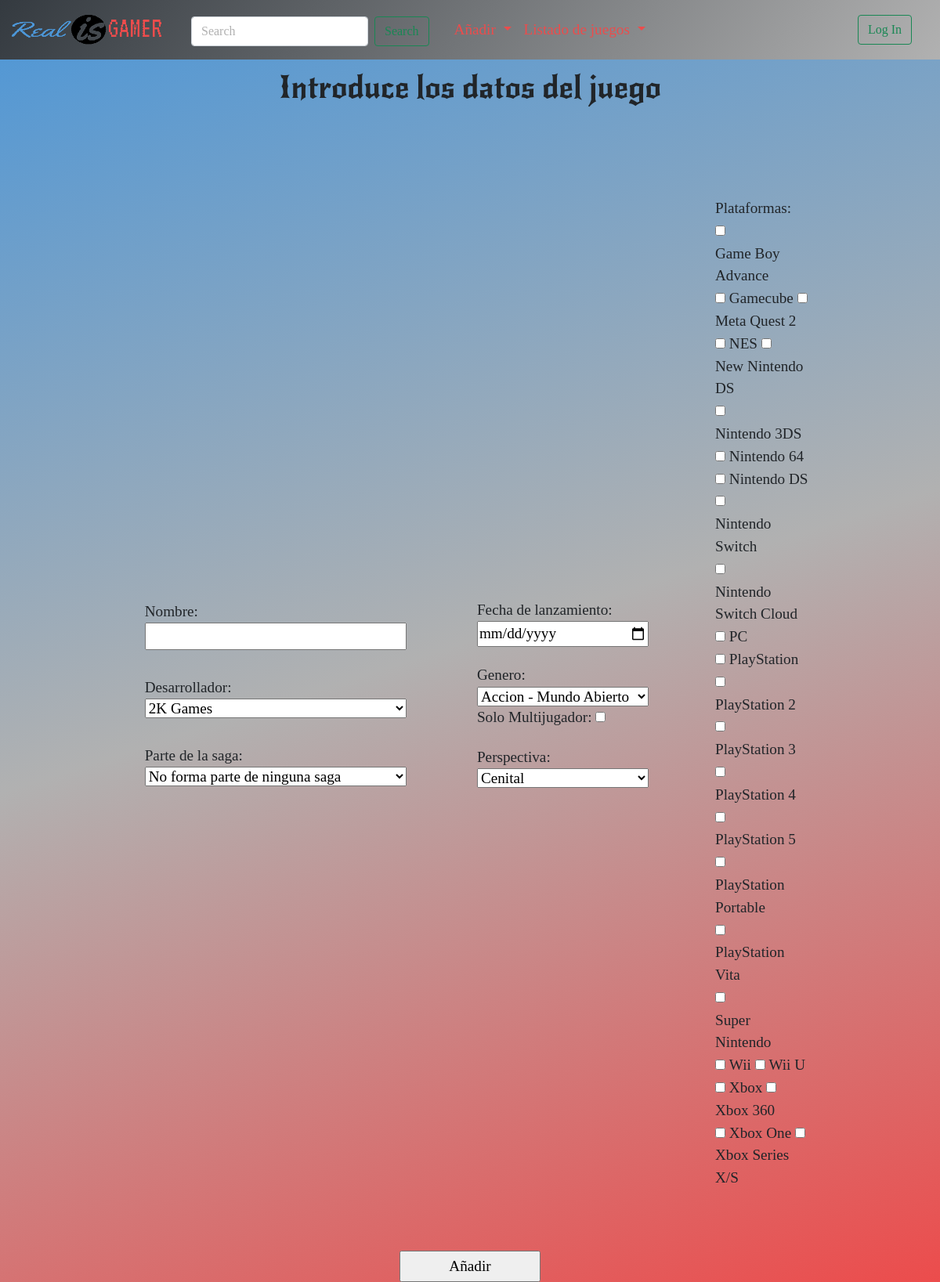
Before: /insertJuegoAdm.php with the older database file.
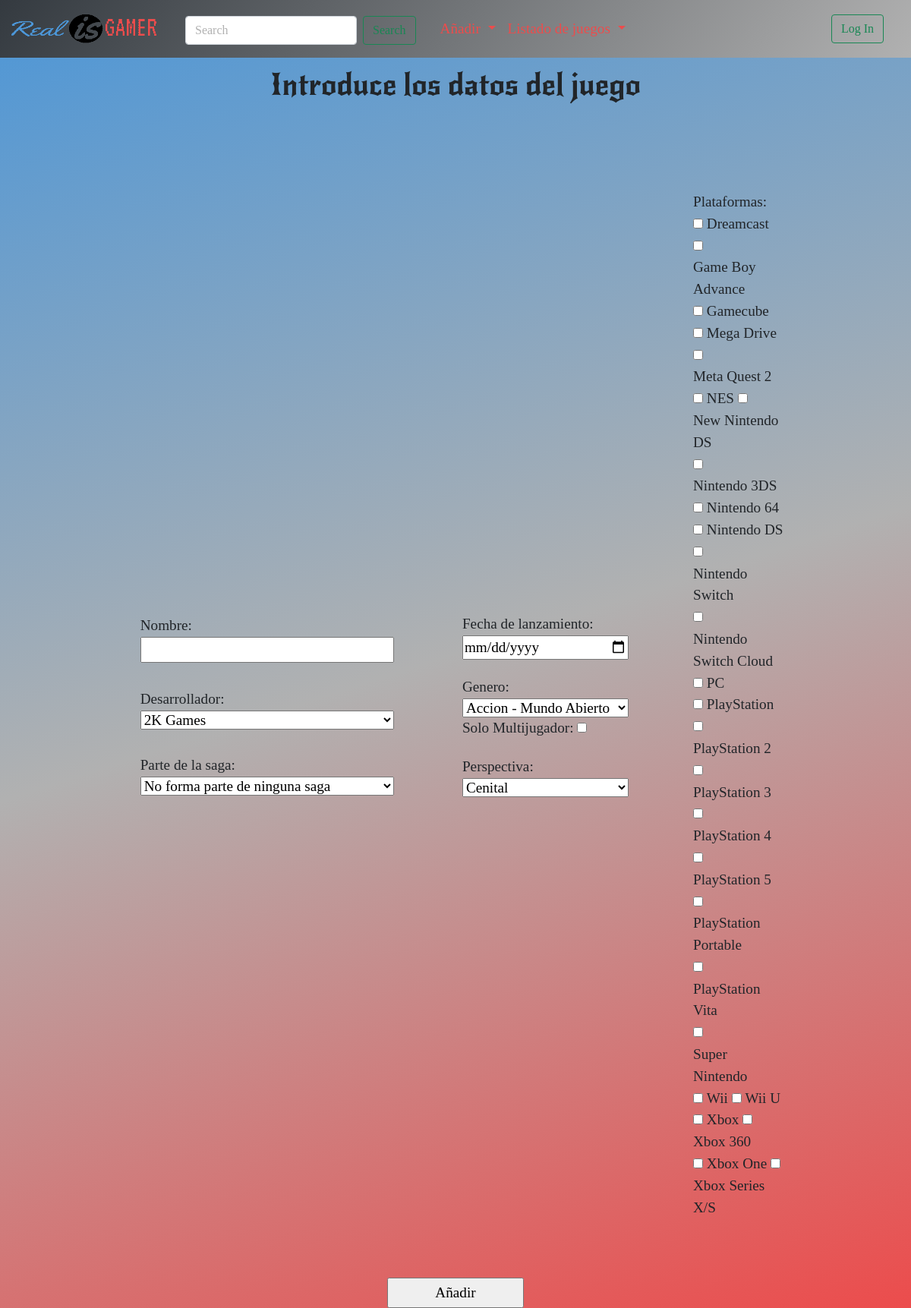
After: the same page with the newer database file.
### tables this page shows
CREATE TABLE `plataforma` (
  `id_plataforma` varchar(5) NOT NULL,
  `id_desarrollador` int(11) DEFAULT NULL,
  `nombre_plataforma` varchar(28) NOT NULL,
  `logo` varchar(5) DEFAULT NULL
);

### insertJuegoAdm.php (the view, shortened to what this page needs)
<!DOCTYPE html>
<html>
    <head>
        <?php include 'cabecera/head.php' ?>
    </head>
    <body>
    <?php
    include 'class/usuario.php';
    if (isset($_POST['anadir'])){
        $conn =conecta();
        $nombre = trim($_POST['nombre']);
        $idSaga = $_POST['idSaga'];
        $idDesarrollador = $_POST['desarrollador'];
        $lanazamiento = $_POST['lanzamiento'];
        if(isset($_POST['multijugador'])){$multijugador = $_POST['multijugador'];}
        $perspectiva = $_POST['perspectiva'];
        $ordenSaga = $_POST['ordenSaga'];
        if($idSaga == "null"){
            $queryI="INSERT INTO juego(nombre,id_desarrollador,lanzamiento,perspectiva,solo_multijugador) VALUES (?,?,?,?,?)";
            $stmt = $conn->prepare($queryI);
            $stmt ->bind_param("sissi",  $nombre,$idDesarrollador, $lanazamiento,$perspectiva,$multijugador);
            $stmt ->execute();
        }else{
            $queryI="INSERT INTO juego(nombre,id_saga,id_desarrollador,lanzamiento,perspectiva,solo_multijugador) VALUES (?,?,?,?,?,?)";
            $stmt = $conn->prepare($queryI);
            $stmt ->bind_param("ssissi",  $nombre, $idSaga,$idDesarrollador, $lanazamiento,$perspectiva,$multijugador);
            $stmt ->execute();
            $juego =$stmt->insert_id;
            $queryISaga="INSERT INTO orden_saga_juegos(id_saga,id_juego,orden) VALUES (?,?,?)";
            $stmt2 = $conn->prepare($queryISaga);
            $stmt2 ->bind_param("iii",$idSaga,$juego,$ordenSaga);
            $stmt2 ->execute();
            $queryI="INSERT INTO juego(imagen) VALUES (?)";
            $stmt = $conn->prepare($queryI);
            $stmt ->bind_param("s",$juego);
            $stmt ->execute();
        }
    if($stmt->affected_rows ==1){
        $plataformas[] =$_POST['plataformas'];
        $genero=$_POST['genero'];
        $juego =$stmt->insert_id;
        for($i=0;$i<sizeof($plataformas[0]);$i++){
            $plataformaID = $plataformas[0][$i];
            $queryI="INSERT INTO plataformas_juegos(id_plataforma,id_juego) VALUES (?,?)";
            $stmt = mysqli_prepare($conn, $queryI);
            $stmt ->bind_param("si",$plataformaID,$juego);
            $result = mysqli_execute($stmt);
        }
            $queryI="INSERT INTO genero_juegos(id_genero,id_juego) VALUES (?,?) ";
            $stmt = mysqli_prepare($conn, $queryI);
            $stmt ->bind_param("si",$genero,$juego);
            $result = mysqli_execute($stmt);
        ?>
    <div id='notificacion'>
        <h2 style='margin-left:30%; margin-right:30%; justify-content:center;'>Has añadido <br><span style="color:#ec4c4c; font-family: 'Megaman';"><?php echo $nombre ?></span><br> a la Base de Datos</h2>
    <?php }else{
          echo '<h2>Ha habido un problema.Vuelva a intentarlo mas tarde </h2>';
    }?>
        <button id="volver" style='margin-left:50%; margin-right:50%;'> <a href="index.php">Volver</a></button>
    </div> <?php }else{
        $conn = conecta();
        $queryS = "SELECT id_desarrollador, nombre_desarrollador FROM desarrollador ORDER BY nombre_desarrollador";
        $result = mysqli_query($conn, $queryS);
        $desarrolladores=[];
        while($fila=mysqli_fetch_assoc($result)){
            $desarrolladores[]=$fila;
        }
        $queryS = "SELECT id_genero,nombre_genero FROM genero";
        $result = mysqli_query($conn, $queryS);
        $generos = [];
        while ($row = mysqli_fetch_assoc($result)) {
            $generos[] = $row;
        }
        $queryS = "SELECT id_plataforma, nombre_plataforma FROM plataforma ORDER BY nombre_plataforma";
        $result = mysqli_query($conn, $queryS);
        $plataformas = [];
        while($row=$result->fetch_assoc()){
            $plataformas[]=$row;
        }
        $perspectivas = array('RV-First Person','RV-Third Person','Third Person','God Vision','Isometric','Scroll','First Person','Cenital','Lateral','Gestión de Menus','First & Third Person');
        sort($perspectivas);
        ?>
        <?php include 'cabecera/nav.php'; ?>
    <div id="body">
        <header><h1>Introduce los datos del juego</h1></header>
        <form action="<?php echo $_SERVER['PHP_SELF']; ?>" method="post">
            <div id="allCategories">
                <div class="col">
                    <div class="contCategoria">
                        <label>Nombre: </label>
                        <input type="text" name="nombre">
                    </div>
                    <div class="contCategoria">
                    <label>Desarrollador: </label>
                        <select name="desarrollador">
                            <?php for($i=0;$i<sizeof($desarrolladores);$i++){ ?>
                                <option value="<?php echo $desarrolladores[$i]['id_desarrollador'];?>"><?php echo $desarrolladores[$i]['nombre_desarrollador']; ?></option>
                            <?php } ?>
                        </select>
                    </div>
                    <div class="contCategoria">
                         <label>Parte de la saga: </label>
                         <select name='idSaga' id="saga" onclick="OrdenSaga()">
                              <option value="null" >No forma parte de ninguna saga</option>
                        </select>
                    </div>
                </div>
                <div class="col">
                    <div class="contCategoria">
                        <label>Fecha de lanzamiento: </label>
                        <input type="date" name="lanzamiento">
                    </div>
                    <div class="contCategoria">
                        <label>Genero: </label>
                        <select name="genero" >
                             <?php for($i=0;$i<sizeof($generos);$i++){ ?>
                            <option value="<?php echo $generos[$i]['id_genero'] ?>"><?php echo $generos[$i]['nombre_genero'] ?></option>
                            <?php } ?>
                        </select>
                        <span>
                            <label>Solo Multijugador: </label>
                            <input type="checkbox" name="multijugador" value="1" >
                        </span>
                    </div>
                    <div class="contCategoria">
                        <label>Perspectiva: </label>
                        <select name="perspectiva" >
                             <?php for($i=0;$i<sizeof($perspectivas);$i++){ ?>
                            <option><?php echo $perspectivas[$i] ?></option>
                            <?php } ?>
                        </select>
                    </div>
                </div>
                <div class="col">
                     <label>Plataformas: </label>
                    <div class="contPlataformas">
                             <?php for($i=0;$i<sizeof($plataformas);$i++){ ?>
                            <input type="checkbox" name="plataformas[]" value="<?php echo $plataformas[$i]['id_plataforma'] ?>" >
                            <label for="<?php echo $plataformas[$i]['id_plataforma'] ?>"><?php echo $plataformas[$i]['nombre_plataforma'] ?></label>
                            <?php
                            if($i % 2 == 0){
                                echo '<br>';
                             }} ?>
                    </div>
                </div>
            </div>
            <div id="button"> <input id="btnSubmit" type="submit" value="Añadir" name="anadir"> </div>
        </form>
        </div>
    <?php } ?>
    </body>
</html>

### cabecera/head.php
<?php
$filename = basename($_SERVER['PHP_SELF']);
$filename = ucfirst(substr($filename,0,strpos($filename,'.')));
 echo '<meta charset="UTF-8">
        <meta http-equiv="X-UA-Compatible" content="IE=edge">
        <meta name="viewport" content="width=device-width, initial-scale=1.0">
        <title>RealIsGamer - '.$filename.'</title>
        <link rel="icon" type="image/x-icon" href="images\favicon.ico">
        <link href="css/bootstrap.css" rel="stylesheet">
        <link href="css/index.css" rel="stylesheet">';

### cabecera/nav.php
<?php
 echo '<nav class="navbar navbar-expand-lg" >
            <div class="container-fluid">
                <button class="navbar-toggler" type="button" data-bs-toggle="collapse" data-bs-target="#navbarSupportedContent" aria-controls="navbarSupportedContent" aria-expanded="false" aria-label="Toggle navigation">
                    <span class="navbar-toggler-icon"></span>
                </button>
                '; isset($_SESSION["usuarioActivo"]) ?  $href="index.php": $href="index.html";echo'
                <a href= "';echo $href;echo'">
                    <div class="navbar-brand">
                        <img id="logo" src="images\newlogo.jpg" alt="Logo" width="50" height="50"  class="align-text-middle">
                        <img class="navbar-brand" src="images\brandname.png" width="200" height="50">
                    </div>
                </a>
                <div class="collapse navbar-collapse" id="navbarSupportedContent">
                    <form class="d-flex mt-1" role="search" action="info.php" method="post">
                        <input class="form-control me-2" type="search" placeholder="Search" aria-label="Search" name="nombre_juego">
                        <button class="btn btn-outline-success" type="submit" name="search">Search</button>
                    </form>
                    <ul class="navbar-nav me-auto mb-2 mb-lg-0  ms-4">
                        <li class="nav-item dropdown" >
                            <a class="nav-link dropdown-toggle" href="#" role="button" data-bs-toggle="dropdown" aria-expanded="false">
                                Añadir
                            </a>
                            <ul class="dropdown-menu">
                                <li> <a class="dropdown-item" id="btn_add_juego" href="'; if (isset($_SESSION["usuarioActivo"])){echo "insertJuegoAdm.php";}echo'"> Juego</a></li>
                                <li><a class="dropdown-item" href="#">Desarrolladora</a></li>
                                <li><hr class="dropdown-divider"></li>
                                <li><a class="dropdown-item" href="#">Something else here</a></li>
                            </ul>
                        </li>
                         <li class="nav-item dropdown">
                            <a class="nav-link dropdown-toggle" href="#" role="button" data-bs-toggle="dropdown" aria-expanded="false">
                                Listado de juegos
                            </a>
                            <ul class="dropdown-menu">
                                <li>
                                    <a class="dropdown-item" href="MostrarBD.php">Orden de entrada</a>
                                </li>
                                <li><a class="dropdown-item" href="Ranking.php">Ranking</a></li>
                            </ul>
                        </li>
                    </ul>
                </div>
                <div>
                            <li class="nav-item dropstart me-3" id="punto">
                                '; if (isset($_SESSION["usuarioActivo"])){
                                echo '<a class="nav-link rounded border" href="#" role="button" data-bs-toggle="dropdown" aria-expanded="false">
                                    <p>'; echo $usuarioActivo->getUser(); echo'<br>';
                                       echo $usuarioActivo->getTipo(); echo'</p>
                                </a>
                                <ul class="dropdown-menu">
                                    <li><a class="dropdown-item" href="perfil.php">Mi perfil</a></li>
                                    <li><a class="dropdown-item" href="cerrarSesion.php">Cerrar sesion</a></li>
                                </ul>
                            </li>';
                                }else{
                                   echo '<a href="login.php"> <button class="btn btn-outline-success me-2" type="button" >Log In</button></a></li>';
                                } echo '
                    </div>
            </div>
        </nav>';

### css/index.css (style rules this page uses)
:root { --primary-color:#4C96D7; --secondary-color:#B1B1B1; --third-color:#EC4C4C; }
body { height: fit-content; background-image: var(--bs-grad-pst); }
.navbar { background-image:var(--bs-grad-nav); width: 100%; }
li { color: var(--third-color); }
.nav-link { color:var(--third-color); }
#punto { list-style: none; }
nav { font-family: 'Adventure'; font-size: 1.2rem; }

### insertJuegoAdm.php (style rules this page uses)
header { display: flex; justify-content: center; font-family: "Yellowtail"; }
#body { display: flex; flex-direction: column; margin-top: 1%; }
#allCategories { display: flex; align-items: center; margin-top: 5%; margin-right: 10%; margin-left: 10%; }
.col { display:flex; flex-direction: column; margin: 5%; flex-wrap: wrap; }
.contCategoria { display: flex; flex-direction: column; margin: 5%; }
#button { display: flex; justify-content: center; margin-top: 30px; }
#btnSubmit { width: 180px; height: 40px; }
:root { --primary-color:#4C96D7; --secondary-color:#B1B1B1; --third-color:#EC4C4C; }
body { background-color: var(--secondary-color); }
.navbar { background-color: rgba(0, 0, 0, 0.888); }
li { color: var(--third-color); }
.nav-link { color:var(--third-color); }

Changed rows visible on the page:
added plataforma: nombre_plataforma "Dreamcast"
added plataforma: nombre_plataforma "Mega Drive"
